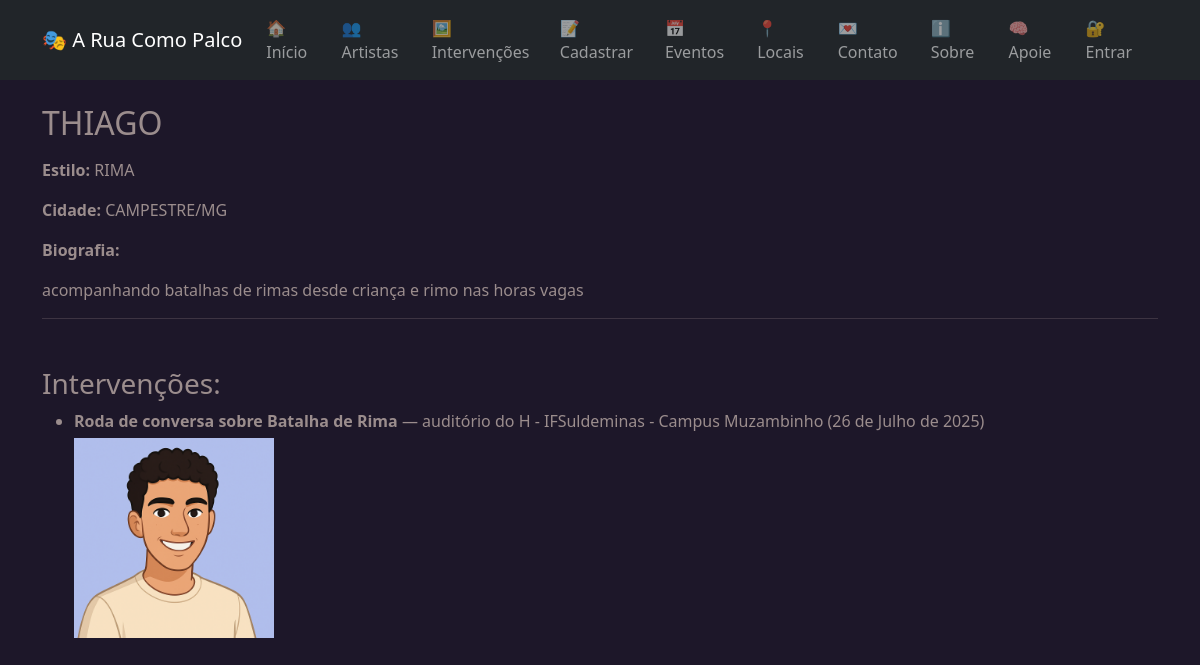
/artista/1/, run on the app's committed database.
### biblioteca/models.py (models this page shows, shortened)
class ArtistaDeRua(models.Model):
    nome = models.CharField(max_length=100)
    estilo = models.ForeignKey(EstiloArte, on_delete=models.CASCADE)
    cidade = models.ForeignKey(Cidade, on_delete=models.CASCADE)
    contato = models.CharField(max_length=100, blank=True)
    redes_sociais = models.CharField(max_length=200, blank=True)
    biografia = models.TextField(blank=True)

class EstiloArte(models.Model):
    nome = models.CharField(max_length=100)

class Cidade(models.Model):
    nome = models.CharField(max_length=100)
    uf = models.CharField(max_length=2)

class IntervencaoArtistica(models.Model):
    titulo = models.CharField(max_length=100)
    artista = models.ForeignKey(ArtistaDeRua, on_delete=models.CASCADE)
    local = models.CharField(max_length=200)
    data = models.DateField()
    descricao = models.TextField()
    imagem = models.ImageField(
    upload_to='intervencoes/',
    blank=True,
    null=True,
    validators=[FileExtensionValidator(['jpg', 'jpeg', 'png'])],
    help_text="Imagem da intervenção (formato JPG ou PNG)"
)
    visivel = models.BooleanField(default=True)

### biblioteca/views.py (the view)
# urls.py: path('artista/<int:artista_id>/', views.perfil_artista, name='perfil_artista'),
def perfil_artista(request, artista_id):
    artista = get_object_or_404(ArtistaDeRua, id=artista_id)
    intervencoes = IntervencaoArtistica.objects.filter(artista=artista, visivel=True)
    return render(request, 'biblioteca/perfil_artista.html', {
        'artista': artista,
        'intervencoes': intervencoes
    })

### biblioteca/templates/biblioteca/perfil_artista.html (shortened to what this page needs)
{% extends 'biblioteca/base.html' %}
{% block content %}
  <h2 class="mb-3">{{ artista.nome }}</h2>
  <p><strong>Estilo:</strong> {{ artista.estilo.nome }}</p>
  <p><strong>Cidade:</strong> {{ artista.cidade.nome }}/{{ artista.cidade.uf }}</p>
  <p class="mt-3"><strong>Biografia:</strong><br>{{ artista.biografia|linebreaks }}</p>
  <hr>
  <h3 class="mt-5">Intervenções:</h3>
  <ul>
    {% for obra in intervencoes %}
      <li>
        <strong>{{ obra.titulo }}</strong> — {{ obra.local }} ({{ obra.data }})
        {% if obra.imagem %}
          <br><img src="{{ obra.imagem.url }}" alt="{{ obra.titulo }}" style="max-width: 200px; margin-top: 5px;">
        {% endif %}
      </li>
    {% empty %}
      <p>Nenhuma intervenção cadastrada ainda.</p>
    {% endfor %}
  </ul>
{% endblock %}

### biblioteca/templates/biblioteca/base.html (style rules this page uses)
body { background-color: #1d1729; color: #9b8d8d; font-family: 'Segoe UI', sans-serif; }

### data on the page
ArtistaDeRua: nome "THIAGO", estilo.nome "RIMA", cidade.nome "CAMPESTRE", cidade.uf "MG", biografia "acompanhando batalhas de rimas desde criança e rimo nas horas vagas"
IntervencaoArtistica: titulo "Roda de conversa sobre Batalha de Rima", local "auditório do H - IFSuldeminas - Campus Muzambinho", data "26 de Julho de 2025", imagem (picture)
